Frame 1 (no input): blank canvas, image omitted
Frame 60 (no input): blank canvas, image omitted
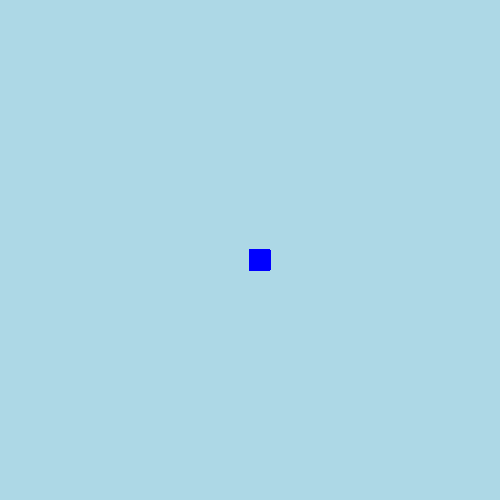
Frame 120 (the mouse pressed at the canvas centre since frame 60)

The p5.js sketch whose frames 1 and 60 were blank and that drew this single picture after the mouse press (run headless with seeded random() and noise() and a simulated clock; from frame 60 on, the mouse is pressed at the canvas centre):

// p5.js sketch
// ── sketch.js
function setup() {
    createCanvas(500, 500);
    background('lightblue');
  }
  
  function draw() {
  
    stroke('blue');
    fill('blue');
    
    //console.log(mouseIsPressed);
    if(mouseIsPressed){
    rect (mouseX, mouseY, 20, 20);
    }
  }
